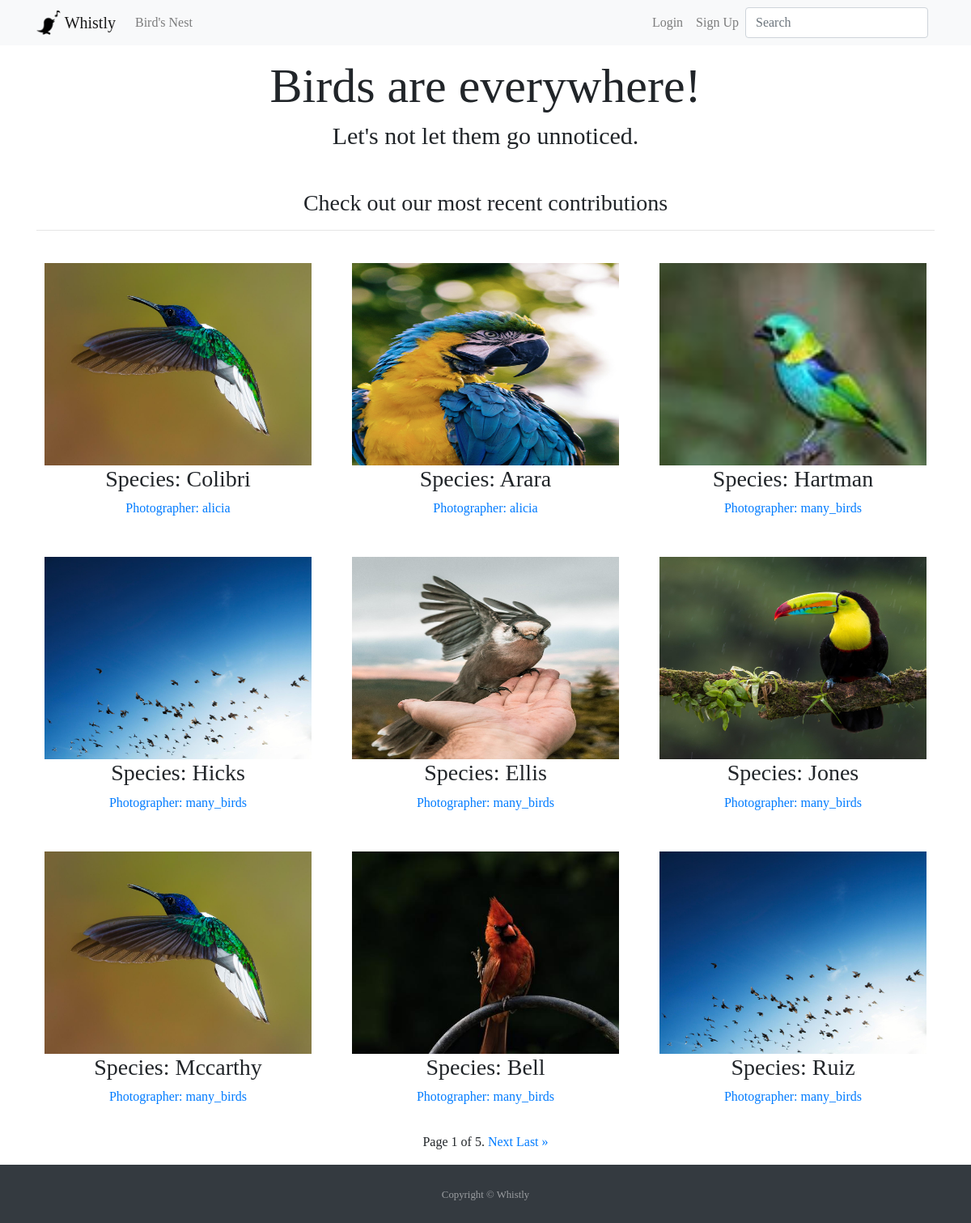
Screenshot of /birds_nest/ with the database file from the repository.
### birds/models.py (models this page shows, shortened)
class TimeStampedModel(models.Model):
    created = models.DateTimeField(auto_now_add=True)
    modified = models.DateTimeField(auto_now=True)
    class Meta:
        abstract = True

class Bird(TimeStampedModel):
    id = models.UUIDField(
        primary_key=True,
        default=uuid.uuid4,
        editable=False
    )
    species = models.CharField(max_length=150, blank=False)
    location = models.CharField(max_length=200, blank=False)
    picture = models.ImageField(upload_to='bird', blank=False, validators=[file_size])
    photographer = models.ForeignKey(
        get_user_model(),
        on_delete=models.CASCADE,
        related_name='photographers',)
    photographer_comment = models.TextField(max_length=500)
    class Meta:
        ordering = ['-created']
    def get_absolute_url(self):
        return reverse("bird_detail", kwargs={"pk": self.pk})

### users/models.py (models this page shows, shortened)
class CustomUser(AbstractUser):
    id = models.UUIDField(
        primary_key=True,
        default=uuid.uuid4,
        editable=False
    )
    profile_picture = models.ImageField(upload_to='profile_pics', blank=True, default='default/default_profile_pic.jpg', validators=[file_size])
    about_user = models.TextField(max_length=600, blank=True, default='Enter a nice description here')
    registered_at = models.DateField(auto_now_add=True)

### pages/views.py (the view)
# urls.py: path('birds_nest/', BirdsNestListView.as_view(), name='birds_nest'),
class BirdsNestListView(ListView):
    model = Bird
    template_name = 'bird/bird_list.html'
    context_object_name = 'birds_list'
    paginate_by = 9

### templates/bird/bird_list.html (shortened to what this page needs)
{% extends '_base.html' %}
{% load crispy_forms_tags %}
{% block content %}
<div class="container" align=center>
    <h3>Check out our most recent contributions</h3>
    <hr class="mb-4">
    <div class="row">
        {% for bird in birds_list %}
            <div class="col-sm-6 col-md-6 col-lg-4 p-3">
                    <a href="{{ bird.get_absolute_url }}">
                        <img class="" src="{{ bird.picture.url }}" alt="{{ bird.species }}" style="height: 250px; width: 330px">
                    </a>
                <div class="caption">
                    <h3>Species: {{bird.species}}</h3>
                    <a href="{% url 'profile_detail' pk=bird.photographer.pk %}">
                        <p>Photographer: {{bird.photographer}}</p>
                    </a>
                </div>
            </div>
        {% endfor %}
        <div class="container">
            <span class="step-links">
                <span class="current">
                    Page {{ page_obj.number }} of {{ page_obj.paginator.num_pages }}.
                </span>
                {% if page_obj.has_next %}
                    <a href="?page={{ page_obj.next_page_number }}">Next</a>
                    <a href="?page={{ page_obj.paginator.num_pages }}">Last &raquo;</a>
                {% endif %}
            </span>
        </div>
    </div>
</div>
{% endblock content %}

### static/css/base.css (style rules this page uses)
body { font-family: 'Caladea', serif; }

### rows the page displays
Bird: picture (picture), species "Colibri", photographer "alicia"
Bird: picture (picture), species "Arara", photographer "alicia"
Bird: picture (picture), species "Hartman", photographer "many_birds"
Bird: picture (picture), species "Hicks", photographer "many_birds"
Bird: picture (picture), species "Ellis", photographer "many_birds"
Bird: picture (picture), species "Jones", photographer "many_birds"
Bird: picture (picture), species "Mccarthy", photographer "many_birds"
Bird: picture (picture), species "Bell", photographer "many_birds"
Bird: picture (picture), species "Ruiz", photographer "many_birds"

### other values shown
{{ page_obj.number }} "1"
{{ page_obj.paginator.num_pages }} "5"
